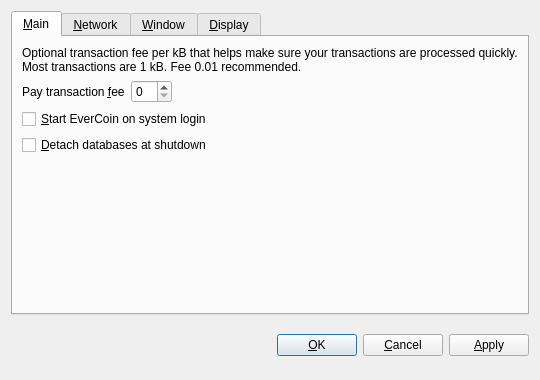
<?xml version="1.0" encoding="UTF-8"?>
<ui version="4.0">
 <class>OptionsDialog</class>
 <widget class="QDialog" name="OptionsDialog">
  <property name="geometry">
   <rect>
    <x>0</x>
    <y>0</y>
    <width>540</width>
    <height>380</height>
   </rect>
  </property>
  <property name="windowTitle">
   <string>Options</string>
  </property>
  <property name="modal">
   <bool>true</bool>
  </property>
  <layout class="QVBoxLayout" name="verticalLayout">
   <item>
    <widget class="QTabWidget" name="tabWidget">
     <property name="tabPosition">
      <enum>QTabWidget::North</enum>
     </property>
     <property name="currentIndex">
      <number>0</number>
     </property>
     <widget class="QWidget" name="tabMain">
      <attribute name="title">
       <string>&amp;Main</string>
      </attribute>
      <layout class="QVBoxLayout" name="verticalLayout_Main">
       <item>
        <widget class="QLabel" name="transactionFeeInfoLabel">
         <property name="text">
          <string>Optional transaction fee per kB that helps make sure your transactions are processed quickly. Most transactions are 1 kB. Fee 0.01 recommended.</string>
         </property>
         <property name="textFormat">
          <enum>Qt::PlainText</enum>
         </property>
         <property name="wordWrap">
          <bool>true</bool>
         </property>
        </widget>
       </item>
       <item>
        <layout class="QHBoxLayout" name="horizontalLayout_Main">
         <item>
          <widget class="QLabel" name="transactionFeeLabel">
           <property name="text">
            <string>Pay transaction &amp;fee</string>
           </property>
           <property name="textFormat">
            <enum>Qt::PlainText</enum>
           </property>
           <property name="buddy">
            <cstring>transactionFee</cstring>
           </property>
          </widget>
         </item>
         <item>
          <widget class="BitcoinAmountField" name="transactionFee"/>
         </item>
         <item>
          <spacer name="horizontalSpacer_Main">
           <property name="orientation">
            <enum>Qt::Horizontal</enum>
           </property>
           <property name="sizeHint" stdset="0">
            <size>
             <width>40</width>
             <height>20</height>
            </size>
           </property>
          </spacer>
         </item>
        </layout>
       </item>
       <item>
        <widget class="QCheckBox" name="bitcoinAtStartup">
         <property name="toolTip">
          <string>Automatically start EverCoin after logging in to the system.</string>
         </property>
         <property name="text">
          <string>&amp;Start EverCoin on system login</string>
         </property>
        </widget>
       </item>
       <item>
        <widget class="QCheckBox" name="detachDatabases">
         <property name="toolTip">
          <string>Detach block and address databases at shutdown. This means they can be moved to another data directory, but it slows down shutdown. The wallet is always detached.</string>
         </property>
         <property name="text">
          <string>&amp;Detach databases at shutdown</string>
         </property>
        </widget>
       </item>
       <item>
        <spacer name="verticalSpacer_Main">
         <property name="orientation">
          <enum>Qt::Vertical</enum>
         </property>
         <property name="sizeHint" stdset="0">
          <size>
           <width>20</width>
           <height>40</height>
          </size>
         </property>
        </spacer>
       </item>
      </layout>
     </widget>
     <widget class="QWidget" name="tabNetwork">
      <attribute name="title">
       <string>&amp;Network</string>
      </attribute>
      <layout class="QVBoxLayout" name="verticalLayout_Network">
       <item>
        <widget class="QCheckBox" name="mapPortUpnp">
         <property name="toolTip">
          <string>Automatically open the EverCoin client port on the router. This only works when your router supports UPnP and it is enabled.</string>
         </property>
         <property name="text">
          <string>Map port using &amp;UPnP</string>
         </property>
        </widget>
       </item>
       <item>
        <widget class="QCheckBox" name="connectSocks">
         <property name="toolTip">
          <string>Connect to the EverCoin network through a SOCKS proxy (e.g. when connecting through Tor).</string>
         </property>
         <property name="text">
          <string>&amp;Connect through SOCKS proxy:</string>
         </property>
        </widget>
       </item>
       <item>
        <layout class="QHBoxLayout" name="horizontalLayout_Network">
         <item>
          <widget class="QLabel" name="proxyIpLabel">
           <property name="text">
            <string>Proxy &amp;IP:</string>
           </property>
           <property name="textFormat">
            <enum>Qt::PlainText</enum>
           </property>
           <property name="buddy">
            <cstring>proxyIp</cstring>
           </property>
          </widget>
         </item>
         <item>
          <widget class="QValidatedLineEdit" name="proxyIp">
           <property name="maximumSize">
            <size>
             <width>140</width>
             <height>16777215</height>
            </size>
           </property>
           <property name="toolTip">
            <string>IP address of the proxy (e.g. 127.0.0.1)</string>
           </property>
          </widget>
         </item>
         <item>
          <widget class="QLabel" name="proxyPortLabel">
           <property name="text">
            <string>&amp;Port:</string>
           </property>
           <property name="textFormat">
            <enum>Qt::PlainText</enum>
           </property>
           <property name="buddy">
            <cstring>proxyPort</cstring>
           </property>
          </widget>
         </item>
         <item>
          <widget class="QLineEdit" name="proxyPort">
           <property name="maximumSize">
            <size>
             <width>55</width>
             <height>16777215</height>
            </size>
           </property>
           <property name="toolTip">
            <string>Port of the proxy (e.g. 9050)</string>
           </property>
          </widget>
         </item>
         <item>
          <widget class="QLabel" name="socksVersionLabel">
           <property name="text">
            <string>SOCKS &amp;Version:</string>
           </property>
           <property name="textFormat">
            <enum>Qt::PlainText</enum>
           </property>
           <property name="buddy">
            <cstring>socksVersion</cstring>
           </property>
          </widget>
         </item>
         <item>
          <widget class="QValueComboBox" name="socksVersion">
           <property name="toolTip">
            <string>SOCKS version of the proxy (e.g. 5)</string>
           </property>
          </widget>
         </item>
         <item>
          <spacer name="horizontalSpacer_Network">
           <property name="orientation">
            <enum>Qt::Horizontal</enum>
           </property>
           <property name="sizeHint" stdset="0">
            <size>
             <width>40</width>
             <height>20</height>
            </size>
           </property>
          </spacer>
         </item>
        </layout>
       </item>
       <item>
        <spacer name="verticalSpacer_Network">
         <property name="orientation">
          <enum>Qt::Vertical</enum>
         </property>
         <property name="sizeHint" stdset="0">
          <size>
           <width>20</width>
           <height>40</height>
          </size>
         </property>
        </spacer>
       </item>
      </layout>
     </widget>
     <widget class="QWidget" name="tabWindow">
      <attribute name="title">
       <string>&amp;Window</string>
      </attribute>
      <layout class="QVBoxLayout" name="verticalLayout_Window">
       <item>
        <widget class="QCheckBox" name="minimizeToTray">
         <property name="toolTip">
          <string>Show only a tray icon after minimizing the window.</string>
         </property>
         <property name="text">
          <string>&amp;Minimize to the tray instead of the taskbar</string>
         </property>
        </widget>
       </item>
       <item>
        <widget class="QCheckBox" name="minimizeOnClose">
         <property name="toolTip">
          <string>Minimize instead of exit the application when the window is closed. When this option is enabled, the application will be closed only after selecting Quit in the menu.</string>
         </property>
         <property name="text">
          <string>M&amp;inimize on close</string>
         </property>
        </widget>
       </item>
       <item>
        <spacer name="verticalSpacer_Window">
         <property name="orientation">
          <enum>Qt::Vertical</enum>
         </property>
         <property name="sizeHint" stdset="0">
          <size>
           <width>20</width>
           <height>40</height>
          </size>
         </property>
        </spacer>
       </item>
      </layout>
     </widget>
     <widget class="QWidget" name="tabDisplay">
      <attribute name="title">
       <string>&amp;Display</string>
      </attribute>
      <layout class="QVBoxLayout" name="verticalLayout_Display">
       <item>
        <layout class="QHBoxLayout" name="horizontalLayout_1_Display">
         <item>
          <widget class="QLabel" name="langLabel">
           <property name="text">
            <string>User Interface &amp;language:</string>
           </property>
           <property name="textFormat">
            <enum>Qt::PlainText</enum>
           </property>
           <property name="buddy">
            <cstring>lang</cstring>
           </property>
          </widget>
         </item>
         <item>
          <widget class="QValueComboBox" name="lang">
           <property name="toolTip">
            <string>The user interface language can be set here. This setting will take effect after restarting EverCoin.</string>
           </property>
          </widget>
         </item>
        </layout>
       </item>
       <item>
        <layout class="QHBoxLayout" name="horizontalLayout_2_Display">
         <item>
          <widget class="QLabel" name="unitLabel">
           <property name="text">
            <string>&amp;Unit to show amounts in:</string>
           </property>
           <property name="textFormat">
            <enum>Qt::PlainText</enum>
           </property>
           <property name="buddy">
            <cstring>unit</cstring>
           </property>
          </widget>
         </item>
         <item>
          <widget class="QValueComboBox" name="unit">
           <property name="toolTip">
            <string>Choose the default subdivision unit to show in the interface and when sending coins.</string>
           </property>
          </widget>
         </item>
        </layout>
       </item>
       <item>
        <widget class="QCheckBox" name="displayAddresses">
         <property name="toolTip">
          <string>Whether to show EverCoin addresses in the transaction list or not.</string>
         </property>
         <property name="text">
          <string>&amp;Display addresses in transaction list</string>
         </property>
        </widget>
       </item>
       <item>
        <spacer name="verticalSpacer_Display">
         <property name="orientation">
          <enum>Qt::Vertical</enum>
         </property>
         <property name="sizeHint" stdset="0">
          <size>
           <width>20</width>
           <height>40</height>
          </size>
         </property>
        </spacer>
       </item>
      </layout>
     </widget>
    </widget>
   </item>
   <item>
    <layout class="QHBoxLayout" name="horizontalLayout_Buttons">
     <item>
      <spacer name="horizontalSpacer_1">
       <property name="orientation">
        <enum>Qt::Horizontal</enum>
       </property>
       <property name="sizeHint" stdset="0">
        <size>
         <width>40</width>
         <height>48</height>
        </size>
       </property>
      </spacer>
     </item>
     <item>
      <widget class="QLabel" name="statusLabel">
       <property name="font">
        <font>
         <weight>75</weight>
         <bold>true</bold>
        </font>
       </property>
       <property name="text">
        <string/>
       </property>
       <property name="textFormat">
        <enum>Qt::PlainText</enum>
       </property>
       <property name="wordWrap">
        <bool>true</bool>
       </property>
      </widget>
     </item>
     <item>
      <spacer name="horizontalSpacer_2">
       <property name="orientation">
        <enum>Qt::Horizontal</enum>
       </property>
       <property name="sizeHint" stdset="0">
        <size>
         <width>40</width>
         <height>48</height>
        </size>
       </property>
      </spacer>
     </item>
     <item>
      <widget class="QPushButton" name="okButton">
       <property name="text">
        <string>&amp;OK</string>
       </property>
      </widget>
     </item>
     <item>
      <widget class="QPushButton" name="cancelButton">
       <property name="text">
        <string>&amp;Cancel</string>
       </property>
       <property name="autoDefault">
        <bool>false</bool>
       </property>
      </widget>
     </item>
     <item>
      <widget class="QPushButton" name="applyButton">
       <property name="text">
        <string>&amp;Apply</string>
       </property>
       <property name="autoDefault">
        <bool>false</bool>
       </property>
      </widget>
     </item>
    </layout>
   </item>
  </layout>
 </widget>
 <customwidgets>
  <customwidget>
   <class>BitcoinAmountField</class>
   <extends>QSpinBox</extends>
   <header>bitcoinamountfield.h</header>
  </customwidget>
  <customwidget>
   <class>QValueComboBox</class>
   <extends>QComboBox</extends>
   <header>qvaluecombobox.h</header>
  </customwidget>
  <customwidget>
   <class>QValidatedLineEdit</class>
   <extends>QLineEdit</extends>
   <header>qvalidatedlineedit.h</header>
  </customwidget>
 </customwidgets>
 <resources/>
 <connections/>
</ui>
